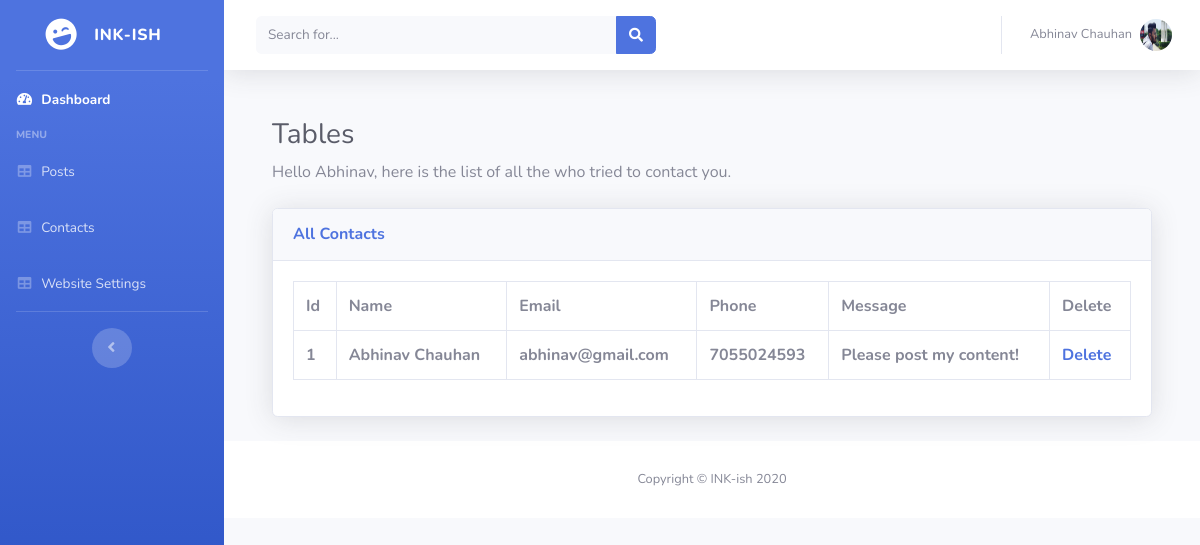
/managecontacts (signed in), run on the app's committed database.
### tables this page shows
CREATE TABLE `contact` (`Id` INTEGER PRIMARY KEY AUTOINCREMENT NOT NULL,
`name` TEXT NOT NULL,
`email` TEXT NOT NULL,
`phone` TEXT NOT NULL,
`message` TEXT NOT NULL);

### cleanblog.py (the view)
@app.route('/managecontacts')
def managecontacts():
	if 'username' in session:
		conn=sqlite3.connect('cleanblog.db')
		temp=conn.execute("select * from contact")
		conn.commit()
		return render_template('managecontacts.html',data=temp)
	else:
		return render_template('/login.html')

### templates/managecontacts.html (shortened to what this page needs)
<!DOCTYPE html>
<html lang="en">
<head>
  <link href="{{ url_for('static', filename='vendor/fontawesome-free/css/all.min.css') }}" rel="stylesheet" type="text/css">
  <link href="{{ url_for('static', filename='css/sb-admin-2.min.css') }}" rel="stylesheet">
</head>
<body id="page-top">
  <div id="wrapper">
    <ul class="navbar-nav bg-gradient-primary sidebar sidebar-dark accordion" id="accordionSidebar">
      <a class="sidebar-brand d-flex align-items-center justify-content-center" href="">
        <div class="sidebar-brand-icon rotate-n-15">
          <i class="fas fa-laugh-wink"></i>
        </div>
        <div class="sidebar-brand-text mx-3">INK-ish</div>
      </a>
      <hr class="sidebar-divider my-0">
      <li class="nav-item active">
        <a class="nav-link" href="/dashbord"><i class="fas fa-fw fa-tachometer-alt"></i>
          <span>Dashboard</span></a>
      </li>
      <div class="sidebar-heading">
        Menu
      </div>
      <li class="nav-item">
        <a class="nav-link" href="/manageposts">
          <i class="fas fa-fw fa-table"></i>
          <span>Posts</span></a>
      </li>
      <li class="nav-item">
        <a class="nav-link" href="/managecontacts">
          <i class="fas fa-fw fa-table"></i>
          <span>Contacts</span></a>
      </li>
      <li class="nav-item">
        <a class="nav-link" href="/settings">
          <i class="fas fa-fw fa-table"></i>
          <span>Website Settings</span></a>
      </li>
      <hr class="sidebar-divider d-none d-md-block">
      <div class="text-center d-none d-md-inline">
        <button class="rounded-circle border-0" id="sidebarToggle"></button>
      </div>
    </ul>
    <div id="content-wrapper" class="d-flex flex-column">
      <div id="content">
        <nav class="navbar navbar-expand navbar-light bg-white topbar mb-4 static-top shadow">
          <form class="d-none d-sm-inline-block form-inline mr-auto ml-md-3 my-2 my-md-0 mw-100 navbar-search">
            <div class="input-group">
              <input type="text" class="form-control bg-light border-0 small" placeholder="Search for..." aria-label="Search" aria-describedby="basic-addon2">
              <div class="input-group-append">
                <button class="btn btn-primary" type="button">
                  <i class="fas fa-search fa-sm"></i>
                </button>
              </div>
            </div>
          </form>
          <ul class="navbar-nav ml-auto">
            <li class="nav-item dropdown no-arrow">
              <a class="nav-link dropdown-toggle" href="#" id="userDropdown" role="button" data-toggle="dropdown" aria-haspopup="true" aria-expanded="false">
                <span class="mr-2 d-none d-lg-inline text-gray-600 small">Abhinav Chauhan</span>
                <img class="img-profile rounded-circle" src="{{ url_for('static', filename='img/4.jpg') }}">
              </a>
            </li>
          </ul>
        </nav>
        <div class="container-fluid">
        <div class="container-fluid">
          <h1 class="h3 mb-2 text-gray-800">Tables</h1>
          <p class="mb-4">Hello Abhinav, here is the list of all the who tried to contact you.</p>
          <div class="card shadow mb-4">
            <div class="card-header py-3">
              <h6 class="m-0 font-weight-bold text-primary">All Contacts</h6>
            </div>
            <div class="card-body">
              <div class="table-responsive">
                <table class="table table-bordered" id="dataTable" width="100%" cellspacing="0">
                    <tr>
                      <th>Id</th>
                      <th>Name</th>
                      <th>Email</th>
                      <th>Phone</th>
                      <th>Message</th>
                      <th>Delete</th>
                    </tr>
                    {% for row in data %}
                      <tr>
                      <th>{{row[0]}}</th>
                      <th>{{row[1]}}</th>
                      <th>{{row[2]}}</th>
                      <th>{{row[3]}}</th>
                      <th>{{row[4]}}</th>
                      <th><a href="/deletecontact/{{row[0]}}">Delete</a></th>
                    </tr>
                   {% endfor %}
                </table>
              </div>
            </div>
          </div>
        </div>
      </div>
      <footer class="sticky-footer bg-white">
        <div class="container my-auto">
          <div class="copyright text-center my-auto">
            <span>Copyright &copy; INK-ish 2020</span>
          </div>
        </div>
      </footer>
    </div>
  </div>
</body>
</html>

### data on the page
contact: Id "1", name "Abhinav Chauhan", email "abhinav@gmail.com", phone "7055024593", message "Please post my content!"
